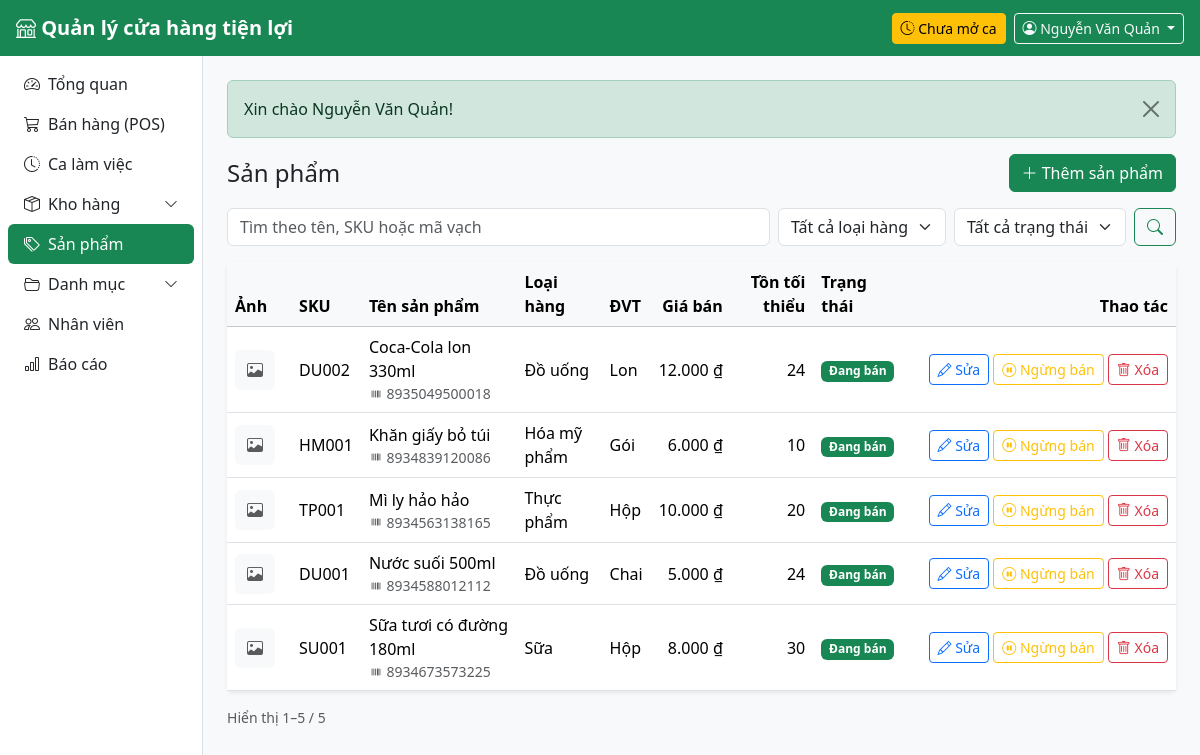
The app's page /public/products (signed in) with its own data.
### tables this page shows
CREATE TABLE users (
    id            INT UNSIGNED AUTO_INCREMENT PRIMARY KEY,
    store_id      INT UNSIGNED NOT NULL,
    role_id       TINYINT UNSIGNED NOT NULL,
    username      VARCHAR(50) NOT NULL UNIQUE,
    password_hash VARCHAR(255) NOT NULL,
    full_name     VARCHAR(100) NOT NULL,
    phone         VARCHAR(20),
    email         VARCHAR(100),
    is_active     TINYINT(1) NOT NULL DEFAULT 1,
    last_login_at DATETIME NULL,
    created_at    DATETIME NOT NULL DEFAULT CURRENT_TIMESTAMP,
    CONSTRAINT fk_users_store FOREIGN KEY (store_id) REFERENCES stores(id),
    CONSTRAINT fk_users_role  FOREIGN KEY (role_id)  REFERENCES roles(id)
);

CREATE TABLE products (
    id           INT UNSIGNED AUTO_INCREMENT PRIMARY KEY,
    sku          VARCHAR(30) NOT NULL UNIQUE,
    barcode      VARCHAR(30) UNIQUE,
    name         VARCHAR(150) NOT NULL,
    category_id  INT UNSIGNED NOT NULL,
    unit_id      INT UNSIGNED NOT NULL,
    sale_price   DECIMAL(12,0) NOT NULL CHECK (sale_price >= 0),
    min_stock    INT UNSIGNED NOT NULL DEFAULT 10,
    image        VARCHAR(255),
    is_active    TINYINT(1) NOT NULL DEFAULT 1,
    created_at   DATETIME NOT NULL DEFAULT CURRENT_TIMESTAMP,
    CONSTRAINT fk_products_category FOREIGN KEY (category_id) REFERENCES categories(id),
    CONSTRAINT fk_products_unit     FOREIGN KEY (unit_id)     REFERENCES units(id)
);

CREATE TABLE categories (
    id          INT UNSIGNED AUTO_INCREMENT PRIMARY KEY,
    name        VARCHAR(100) NOT NULL UNIQUE,
    description VARCHAR(255)
);

CREATE TABLE units (
    id          INT UNSIGNED AUTO_INCREMENT PRIMARY KEY,
    name        VARCHAR(50) NOT NULL UNIQUE         
);

### app/Views/products/index.php (the view, shortened to what the rows shown need)
<div class="d-flex flex-wrap justify-content-between align-items-center gap-2 mb-3">
    <h1 class="h4 mb-0">Sản phẩm</h1>
    <a href="<?= url('/products/create') ?>" class="btn btn-success">
        <i class="bi bi-plus-lg"></i> Thêm sản phẩm
    </a>
</div>
<div class="mb-3">
</div>
<div class="card border-0 shadow-sm">
    <div class="table-responsive">
        <table class="table table-hover align-middle mb-0">
            <thead class="table-light">
                <tr>
                    <th style="width: 64px">Ảnh</th>
                    <th>SKU</th>
                    <th>Tên sản phẩm</th>
                    <th>Loại hàng</th>
                    <th>ĐVT</th>
                    <th class="text-end">Giá bán</th>
                    <th class="text-end">Tồn tối thiểu</th>
                    <th>Trạng thái</th>
                    <th class="text-end" style="width: 270px">Thao tác</th>
                </tr>
            </thead>
            <tbody>
            <?php foreach ($products as $p): ?>
                <?php $active = (int) $p['is_active'] === 1; ?>
                <tr class="<?= $active ? '' : 'text-muted' ?>">
                    <td>
                        <?php if ($p['image']): ?>
                            <img src="<?= e(asset($p['image'])) ?>" alt="" width="40" height="40" class="rounded object-fit-cover">
                        <?php else: ?>
                            <span class="d-inline-flex align-items-center justify-content-center bg-light rounded" style="width: 40px; height: 40px">
                                <i class="bi bi-image text-muted"></i>
                            </span>
                        <?php endif; ?>
                    </td>
                    <td class="text-nowrap"><?= e($p['sku']) ?></td>
                    <td>
                        <div class="fw-medium"><?= e($p['name']) ?></div>
                        <?php if ($p['barcode'] !== null): ?>
                            <div class="small text-muted"><i class="bi bi-upc"></i> <?= e($p['barcode']) ?></div>
                        <?php endif; ?>
                    </td>
                    <td><?= e($p['category_name']) ?></td>
                    <td><?= e($p['unit_name']) ?></td>
                    <td class="text-end text-nowrap"><?= money($p['sale_price']) ?></td>
                    <td class="text-end"><?= e($p['min_stock']) ?></td>
                    <td>
                        <?php if ($active): ?>
                            <span class="badge text-bg-success">Đang bán</span>
                        <?php else: ?>
                            <span class="badge text-bg-secondary">Ngừng bán</span>
                        <?php endif; ?>
                    </td>
                    <td class="text-end text-nowrap">
                        <a href="<?= url("/products/{$p['id']}/edit") ?>" class="btn btn-sm btn-outline-primary">
                            <i class="bi bi-pencil"></i> Sửa
                        </a>
                        <?php partial('delete_button', [
                            'action'  => url("/products/{$p['id']}/toggle"),
                            'message' => ($active ? 'Ngừng bán "' : 'Mở bán lại "') . $p['name'] . '"?',
                            'label'   => $active ? 'Ngừng bán' : 'Mở bán',
                            'icon'    => $active ? 'pause-circle' : 'play-circle',
                            'class'   => $active ? 'btn-outline-warning' : 'btn-outline-success',
                        ]) ?>
                    </td>
                </tr>
            <?php endforeach; ?>
            </tbody>
        </table>
    </div>
</div>

### app/Views/partials/delete_button.php (shortened to what the rows shown need)
<form method="post" action="<?= e($action) ?>" class="d-inline"
      onsubmit="return confirm(<?= e(json_encode($message ?? 'Bạn chắc chắn muốn xóa?', JSON_UNESCAPED_UNICODE)) ?>)">
    <button class="btn btn-sm <?= e($class ?? 'btn-outline-danger') ?>">
        <i class="bi bi-<?= e($icon ?? 'trash') ?>"></i> <?= e($label ?? 'Xóa') ?>
    </button>
</form>

### app/Core/Router.php (shortened to what the rows shown need)
<?php
class Router
{
    private array $routes = [];
    private function add(string $method, string $path, array $action, ?array $roles): void
    {
        $this->routes[] = compact('method', 'pattern', 'action', 'roles');
    }
    public function dispatch(string $method, string $uri): void
    {
        $path = parse_url($uri, PHP_URL_PATH) ?? '/';
        $base = App::basePath();
        if ($base !== '' && str_starts_with($path, $base)) {
            $path = substr($path, strlen($base));
        }
        $path = '/' . trim(preg_replace('#^/index\.php#', '', $path), '/');
        foreach ($this->routes as $route) {
            if ($route['method'] !== $method || !preg_match($route['pattern'], $path, $m)) {
                continue;
            }
            if ($route['roles'] !== null) {
                Auth::requireLogin();
            }
            [$class, $fn] = $route['action'];
            $params = array_filter($m, 'is_string', ARRAY_FILTER_USE_KEY);
            (new $class())->$fn(...$params);
            return;
        }
    }
}

### app/Views/layouts/main.php (shortened to what the rows shown need)
<?php
$user = Auth::user();
$menu = [
    ['/',          'speedometer2', 'Tổng quan',     ['admin', 'cashier', 'warehouse']],
    ['/pos',       'cart3',        'Bán hàng (POS)', ['admin', 'cashier']],
    ['/shifts',    'clock-history', 'Ca làm việc',   ['admin', 'cashier']],
    ['#warehouse', 'box-seam',     'Kho hàng',       ['admin', 'warehouse'], [
        ['/inventory', 'Tồn kho'],
        ['/receipts',  'Phiếu nhập'],
    ]],
    ['/products',  'tags',         'Sản phẩm',       ['admin']],
    ['#catalog',   'folder2-open', 'Danh mục',       ['admin'], [
        ['/categories', 'Loại hàng'],
        ['/units',      'Đơn vị tính'],
        ['/suppliers',  'Nhà cung cấp'],
    ]],
    ['/users',     'people',       'Nhân viên',      ['admin']],
    ['/reports',   'bar-chart',    'Báo cáo',        ['admin']],
];
?>
<!doctype html>
<html lang="vi">
<head>
    <link rel="stylesheet" href="https://cdn.jsdelivr.net/npm/bootstrap@5.3.3/dist/css/bootstrap.min.css">
    <link rel="stylesheet" href="https://cdn.jsdelivr.net/npm/bootstrap-icons@1.11.3/font/bootstrap-icons.min.css">
    <link rel="stylesheet" href="<?= asset('css/app.css') ?>">
</head>
<body class="bg-body-tertiary">
<nav class="navbar navbar-dark bg-success sticky-top px-3">
    <a class="navbar-brand fw-semibold me-auto" href="<?= url('/') ?>">
        <i class="bi bi-shop"></i> <?= e(App::config('app.name')) ?>
    </a>
    <?php if (Auth::hasRole('admin', 'cashier')): ?>
        <?php $myShift = (new Shift())->findOpenByUser((int) $user['id']); ?>
        <a href="<?= url('/shifts') ?>" class="btn btn-sm me-2 <?= $myShift ? 'btn-light text-success' : 'btn-warning' ?>">
            <i class="bi bi-clock-history"></i>
            <?= $myShift ? 'Ca mở từ ' . e(date('H:i', strtotime($myShift['opened_at']))) : 'Chưa mở ca' ?>
        </a>
    <?php endif; ?>
    <div class="dropdown">
        <button class="btn btn-outline-light btn-sm dropdown-toggle" data-bs-toggle="dropdown">
            <i class="bi bi-person-circle"></i>
            <span class="d-none d-sm-inline"><?= e($user['full_name']) ?></span>
        </button>
    </div>
</nav>
<div class="d-flex">
    <aside class="offcanvas-lg offcanvas-start sidebar bg-white border-end" id="sidebar" tabindex="-1">
        <nav class="nav nav-pills flex-column p-2">
            <?php foreach ($menu as $i => $item): ?>
                <?php
                [$href, $icon, $label, $roles] = $item;
                $children = $item[4] ?? [];
                ?>
                <?php if ($children): ?>
                    <?php $open = array_filter($children, fn($c) => active($c[0]) !== ''); ?>
                    <a class="nav-link d-flex justify-content-between align-items-center <?= $open ? 'fw-semibold text-success' : '' ?>"
                       data-bs-toggle="collapse" href="#menu-group-<?= $i ?>" role="button"
                       aria-expanded="<?= $open ? 'true' : 'false' ?>" aria-controls="menu-group-<?= $i ?>">
                        <span><i class="bi bi-<?= $icon ?> me-2"></i><?= e($label) ?></span>
                        <i class="bi bi-chevron-down small"></i>
                    </a>
                <?php else: ?>
                    <a class="nav-link <?= active($href) ?>" href="<?= url($href) ?>">
                        <i class="bi bi-<?= $icon ?> me-2"></i><?= e($label) ?>
                    </a>
                <?php endif; ?>
            <?php endforeach; ?>
        </nav>
    </aside>
    <main class="flex-grow-1 p-3 p-md-4 min-vw-0">
        <?php foreach (Session::pullFlash() as $f): ?>
            <div class="alert alert-<?= e($f['type']) ?> alert-dismissible fade show">
                <?= e($f['message']) ?>
                <button type="button" class="btn-close" data-bs-dismiss="alert"></button>
            </div>
        <?php endforeach; ?>
        <?= $content ?>
    </main>
</div>
</body>
</html>

### records on screen
users: full_name "Nguyễn Văn Quản"
products: sku "DU002", name "Coca-Cola lon 330ml", barcode "8935049500018", category.name "Đồ uống", unit.name "Lon", sale_price "12.000 ₫", min_stock "24", is_active "Đang bán", label "Ngừng bán Xóa"
products: sku "HM001", name "Khăn giấy bỏ túi", barcode "8934839120086", category.name "Hóa mỹ phẩm", unit.name "Gói", sale_price "6.000 ₫", min_stock "10", is_active "Đang bán", label "Ngừng bán Xóa"
products: sku "TP001", name "Mì ly hảo hảo", barcode "8934563138165", category.name "Thực phẩm", unit.name "Hộp", sale_price "10.000 ₫", min_stock "20", is_active "Đang bán", label "Ngừng bán Xóa"
products: sku "DU001", name "Nước suối 500ml", barcode "8934588012112", category.name "Đồ uống", unit.name "Chai", sale_price "5.000 ₫", min_stock "24", is_active "Đang bán", label "Ngừng bán Xóa"
products: sku "SU001", name "Sữa tươi có đường 180ml", barcode "8934673573225", category.name "Sữa", unit.name "Hộp", sale_price "8.000 ₫", min_stock "30", is_active "Đang bán", label "Ngừng bán Xóa"

### other values on screen
$label "Tổng quan"
$label "Bán hàng (POS)"
$label "Ca làm việc"
$label "Kho hàng"
$label "Sản phẩm"
$label "Danh mục"
$label "Nhân viên"
$label "Báo cáo"
$f['message'] "Xin chào Nguyễn Văn Quản!"
$paginator->summary() "Hiển thị 1–5 / 5"
form field category_id "Tất cả loại hàng"
form field status "Tất cả trạng thái"
